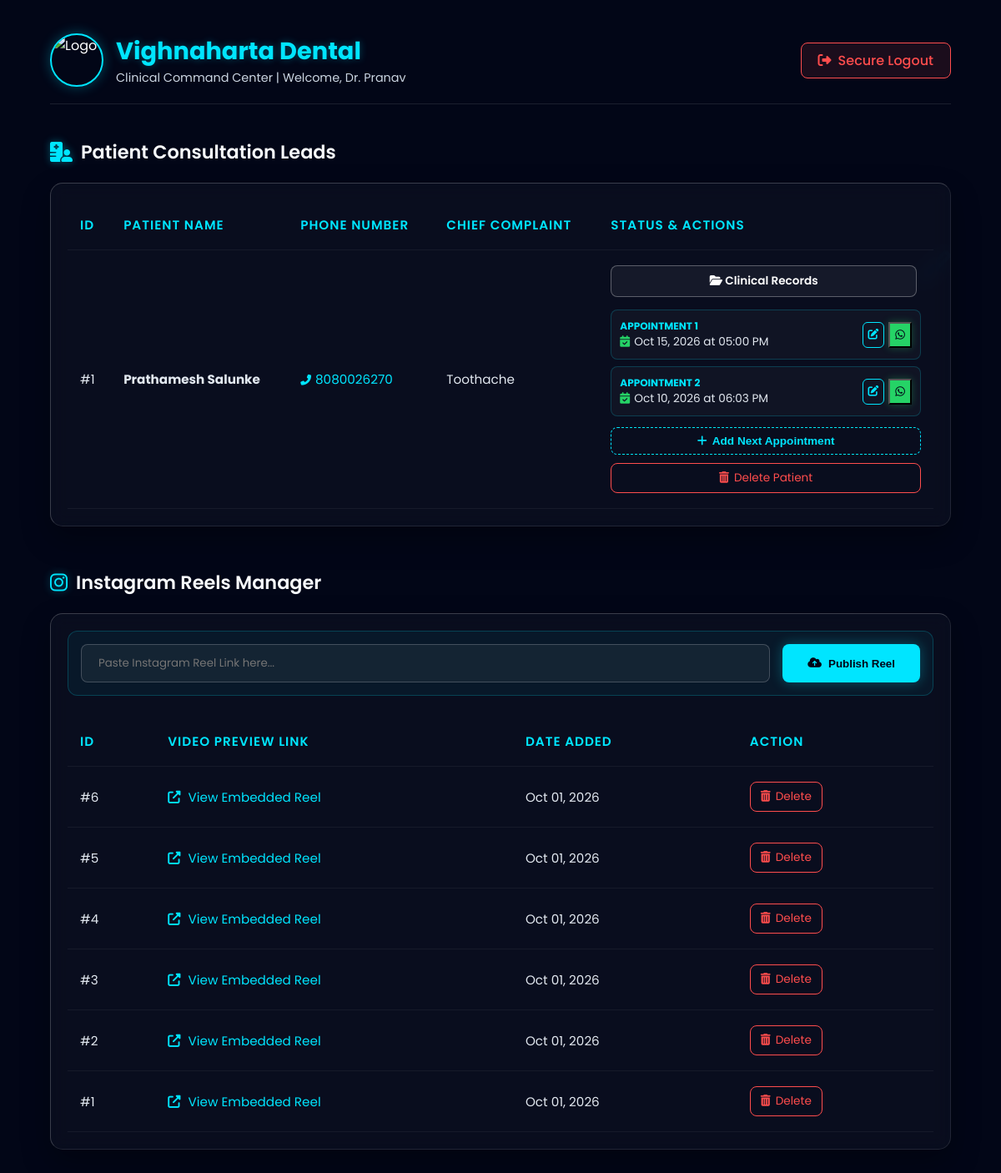
Page /admin (signed in) on the committed database.
### models.py (models this page shows)
class PatientLead(db.Model):
    id = db.Column(db.Integer, primary_key=True)
    name = db.Column(db.String(100), nullable=False)
    phone = db.Column(db.String(20), nullable=False)
    complaint = db.Column(db.Text, nullable=True)
    preferred_date = db.Column(db.String(50), nullable=True)
    status = db.Column(db.String(50), default="New")
    date_submitted = db.Column(db.DateTime, default=datetime.utcnow)
    appointment_date = db.Column(db.String(100), nullable=True) # Legacy keeping for safety
    appointments = db.relationship('Appointment', backref='patient', lazy=True, cascade="all, delete-orphan")

class Appointment(db.Model):
    id = db.Column(db.Integer, primary_key=True)
    lead_id = db.Column(db.Integer, db.ForeignKey('patient_lead.id'), nullable=False)
    date_str = db.Column(db.String(100), nullable=False)
    label = db.Column(db.String(50), nullable=False) # e.g., "Appointment 1"
    created_at = db.Column(db.DateTime, default=datetime.utcnow)

class InstagramReel(db.Model):
    id = db.Column(db.Integer, primary_key=True)
    reel_url = db.Column(db.String(500), nullable=False)
    is_active = db.Column(db.Boolean, default=True)
    date_added = db.Column(db.DateTime, default=datetime.utcnow)

### app.py (the view)
@app.route('/admin')
def admin_dashboard():
    if not session.get('admin_logged_in'): return redirect(url_for('login'))
    leads = PatientLead.query.order_by(PatientLead.id.desc()).all()
    reels = InstagramReel.query.order_by(InstagramReel.id.desc()).all()
    return render_template('admin.html', leads=leads, reels=reels)

### app.py (called while the page is built)
@app.after_request
def add_security_headers(response):
    response.headers['Cache-Control'] = 'no-store, no-cache, must-revalidate, max-age=0'
    response.headers['Pragma'] = 'no-cache'
    response.headers['Expires'] = '0'
    return response

### templates/admin.html (shortened to what this page needs)
<!DOCTYPE html>
<html lang="en">
<head>
    <link rel="stylesheet" href="https://cdnjs.cloudflare.com/ajax/libs/font-awesome/6.4.0/css/all.min.css">
</head>
<body>
    <i class="fas fa-magic dental-anim sparkle-1"></i>
    <div class="dashboard-container">
        <div class="header">
            <div class="brand-wrapper">
                <img src="https://raw.githubusercontent.com/prathuuu294/Vighnaharta-Hi-Tech-Dental-Care/main/1000727443.png" alt="Logo">
                <div class="brand-text"><h2>Vighnaharta Dental</h2><p>Clinical Command Center | Welcome, Dr. Pranav</p></div>
            </div>
            <a href="/logout" class="btn-logout"><i class="fas fa-sign-out-alt"></i> Secure Logout</a>
        </div>
        <div class="section-header">
            <i class="fas fa-hospital-user"></i><h3>Patient Consultation Leads</h3>
        </div>
        <div class="table-wrapper">
            <table>
                <thead>
                    <tr><th>ID</th><th>Patient Name</th><th>Phone Number</th><th>Chief Complaint</th><th>Status & Actions</th></tr>
                </thead>
                <tbody>
                    {% for lead in leads %}
                    <tr>
                        <td>#{{ lead.id }}</td>
                        <td><strong>{{ lead.name }}</strong></td>
                        <td><a href="tel:{{ lead.phone }}"><i class="fas fa-phone-alt" style="font-size: 0.8rem; margin-right: 5px;"></i>{{ lead.phone }}</a></td>
                        <td>{{ lead.complaint }}</td>
                        <td>
                            <a href="/records/{{ lead.id }}" class="action-btn" style="background: rgba(255,255,255,0.05); color: #fff; border: 1px solid rgba(255,255,255,0.3); text-decoration: none; display: block; text-align: center; margin-bottom: 15px;"><i class="fas fa-folder-open"></i> Clinical Records</a>
                            {% if lead.appointments %}
                                <div style="display: flex; flex-direction: column; width: 100%;">
                                    {% for appt in lead.appointments %}
                                    <div class="appt-card">
                                        <div>
                                            <div style="color: #00e5ff; font-size: 0.75rem; font-weight: 700; text-transform: uppercase;">{{ appt.label }}</div>
                                            <div style="color: #e2e8f0; font-size: 0.85rem;"><i class="fas fa-calendar-check" style="color:#25D366; margin-right:5px;"></i>{{ appt.date_str }}</div>
                                        </div>
                                        <div style="display: flex; gap: 5px;">
                                            <button onclick="openScheduleModal({{ lead.id }}, '{{ lead.name }}', {{ appt.id }})" class="btn-edit" style="padding: 6px; margin:0;" title="Edit Date"><i class="fas fa-edit"></i></button>
                                            <button onclick="sendWhatsApp('{{ lead.name }}', '{{ lead.phone }}', '{{ appt.date_str }}', '{{ appt.label }}')" class="btn-action btn-whatsapp" style="padding: 6px; margin:0;" title="WhatsApp Patient"><i class="fab fa-whatsapp"></i></button>
                                        </div>
                                    </div>
                                    {% endfor %}
                                </div>
                                <button onclick="openScheduleModal({{ lead.id }}, '{{ lead.name }}', null)" class="action-btn" style="width: 100%; justify-content: center; margin: 5px 0 10px 0; background: transparent; border: 1px dashed #00e5ff; color: #00e5ff;"><i class="fas fa-plus"></i> Add Next Appointment</button>
                            {% endif %}
                            <a href="/delete_lead/{{ lead.id }}" class="btn-delete" style="width: 100%; justify-content: center; box-sizing: border-box;" onclick="return confirm('Delete this patient lead forever?')"><i class="fas fa-trash-alt"></i> Delete Patient</a>
                        </td>
                    </tr>
                    {% endfor %}
                </tbody>
            </table>
        </div>
        <div class="section-header"><i class="fab fa-instagram"></i><h3>Instagram Reels Manager</h3></div>
        <div class="table-wrapper">
            <form action="/add_reel" method="POST" class="upload-form">
                <input type="url" name="reel_url" placeholder="Paste Instagram Reel Link here..." required>
                <button type="submit"><i class="fas fa-cloud-upload-alt"></i> Publish Reel</button>
            </form>
            <table>
                <thead><tr><th>ID</th><th>Video Preview Link</th><th>Date Added</th><th>Action</th></tr></thead>
                <tbody>
                    {% for reel in reels %}
                    <tr>
                        <td>#{{ reel.id }}</td>
                        <td><a href="{{ reel.reel_url }}" target="_blank"><i class="fas fa-external-link-alt" style="margin-right: 5px;"></i> View Embedded Reel</a></td>
                        <td>{{ reel.date_added.strftime('%b %d, %Y') }}</td>
                        <td><a href="/delete_reel/{{ reel.id }}" class="btn-delete" onclick="return confirm('Remove this reel from the homepage slider?')"><i class="fas fa-trash-alt"></i> Delete</a></td>
                    </tr>
                    {% endfor %}
                </tbody>
            </table>
        </div>
    </div>
</body>
</html>

### templates/admin.html (style rules this page uses)
body { margin: 0; font-family: 'Poppins', sans-serif; background-color: #020617; color: white; overflow-x: hidden; position: relative; min-height: 100vh; padding-bottom: 50px; }
.dental-anim { position: fixed; color: rgba(0, 229, 255, 0.03); z-index: -1; animation: floatUp linear infinite; pointer-events: none; }
.sparkle-1 { font-size: 40px; right: 5%; top: 20%; animation-duration: 15s; }
.dashboard-container { max-width: 1200px; margin: 0 auto; padding: 20px 5%; position: relative; z-index: 1; }
.header { display: flex; justify-content: space-between; align-items: center; border-bottom: 1px solid rgba(255, 255, 255, 0.1); padding: 20px 0; margin-bottom: 40px; flex-wrap: wrap; gap: 20px; }
.brand-wrapper { display: flex; align-items: center; gap: 15px; }
.brand-wrapper img { width: 60px; height: 60px; border-radius: 50%; border: 2px solid #00e5ff; box-shadow: 0 0 15px rgba(0, 229, 255, 0.3); object-fit: cover; }
.brand-text h2 { margin: 0; color: #00e5ff; font-size: 1.8rem; text-shadow: 0 0 10px rgba(0, 229, 255, 0.3); }
.brand-text p { margin: 0; color: #cbd5e1; font-size: 0.9rem; }
.btn-logout { background: rgba(255, 77, 77, 0.1); border: 1px solid #ff4d4d; color: #ff4d4d; padding: 8px 20px; border-radius: 8px; text-decoration: none; transition: 0.3s; font-weight: 500; display: flex; align-items: center; gap: 8px; }
.section-header { display: flex; align-items: center; gap: 10px; margin-bottom: 20px; }
.section-header i { color: #00e5ff; font-size: 1.5rem; text-shadow: 0 0 10px rgba(0, 229, 255, 0.4); }
.section-header h3 { margin: 0; font-size: 1.4rem; font-weight: 600; color: #f8fafc; }
.table-wrapper { background: rgba(255, 255, 255, 0.03); border: 1px solid rgba(255, 255, 255, 0.1); border-radius: 15px; padding: 20px; backdrop-filter: blur(10px); -webkit-backdrop-filter: blur(10px); box-shadow: 0 15px 35px rgba(0,0,0,0.3); margin-bottom: 50px; overflow-x: auto; border-top: 1px solid rgba(255, 255, 255, 0.2); border-left: 1px solid rgba(255, 255, 255, 0.2); }
table { width: 100%; border-collapse: collapse; min-width: 750px; }
th, td { padding: 18px 15px; text-align: left; border-bottom: 1px solid rgba(255, 255, 255, 0.05); }
th { color: #00e5ff; font-weight: 600; font-size: 0.95rem; text-transform: uppercase; letter-spacing: 1px; }
td { color: #e2e8f0; font-size: 0.95rem; }
td a { color: #00e5ff; text-decoration: none; transition: 0.3s; }
.upload-form { display: flex; gap: 15px; background: rgba(0, 229, 255, 0.05); padding: 15px; border-radius: 12px; border: 1px solid rgba(0, 229, 255, 0.2); margin-bottom: 25px; flex-wrap: wrap; }
.upload-form input { flex: 1; min-width: 250px; padding: 12px 20px; border-radius: 8px; border: 1px solid rgba(255,255,255,0.2); background: rgba(255,255,255,0.05); color: white; font-family: 'Poppins', sans-serif; transition: 0.3s; }
.upload-form button { padding: 12px 30px; background: #00e5ff; color: #020617; border: none; border-radius: 8px; font-weight: bold; cursor: pointer; transition: 0.3s; box-shadow: 0 0 15px rgba(0,229,255,0.3); display: flex; align-items: center; gap: 8px; }
.action-btn { padding: 8px 14px; border-radius: 8px; cursor: pointer; font-weight: 600; font-size: 0.85rem; border: none; transition: 0.3s; display: inline-flex; align-items: center; gap: 6px; margin-bottom: 5px; margin-right: 5px; }
.btn-whatsapp { background: #25D366; color: #020617; box-shadow: 0 0 10px rgba(37, 211, 102, 0.3); }
.btn-edit { background: transparent; border: 1px solid #00e5ff; color: #00e5ff; padding: 4px 10px; border-radius: 6px; font-size: 0.8rem; cursor: pointer; transition: 0.3s; display: inline-flex; align-items: center; gap: 5px; }
.btn-delete { background: transparent; border: 1px solid #ff4d4d; color: #ff4d4d; text-decoration: none; padding: 7px 12px; border-radius: 8px; font-size: 0.85rem; transition: 0.3s; display: inline-flex; align-items: center; gap: 6px; }
.appt-card { background: rgba(255,255,255,0.03); border: 1px solid rgba(0,229,255,0.2); padding: 10px; border-radius: 8px; display: flex; justify-content: space-between; align-items: center; margin-bottom: 8px; }

### rows in the picture
PatientLead: id "1", name "Prathamesh Salunke", phone "8080026270", complaint "Toothache"
Appointment: label "APPOINTMENT 1", date_str "Oct 15, 2026 at 05:00 PM"
Appointment: label "APPOINTMENT 2", date_str "Oct 10, 2026 at 06:03 PM"
InstagramReel: id "6", date_added "Oct 01, 2026"
InstagramReel: id "5", date_added "Oct 01, 2026"
InstagramReel: id "4", date_added "Oct 01, 2026"
InstagramReel: id "3", date_added "Oct 01, 2026"
InstagramReel: id "2", date_added "Oct 01, 2026"
InstagramReel: id "1", date_added "Oct 01, 2026"
